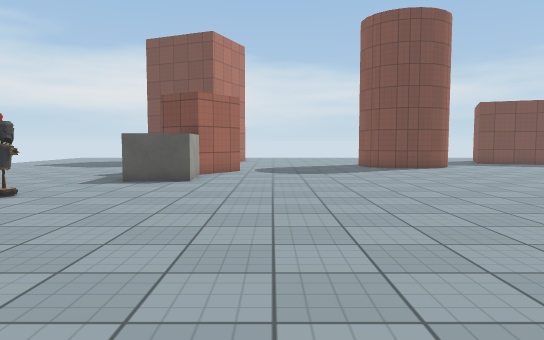
View 1 (above)

19 first-person views from a walk through a 3-D level made in the Unity game engine. The camera is 1.2 m above the floor, tilts 4° down and sees 70° across. The floor is counted in squares, 1 m on a side. Each view is taken from the middle of a square. On the plan, view 1 faces up. The plan holds only what a view shows up to about 15 squares ahead; the rest is blank. The place goes on beyond the plan. The player character is not drawn. Some surface patterns are stand-ins.

View 2
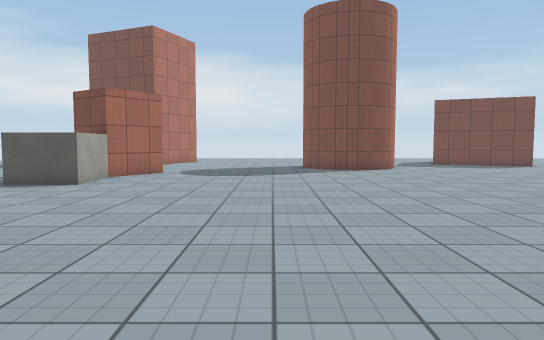

View 3
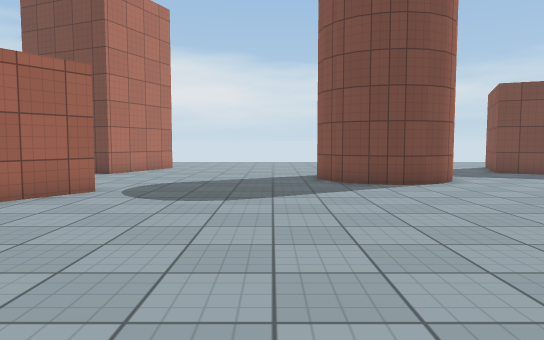

View 4
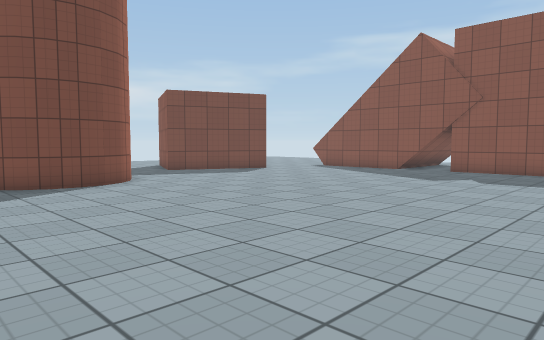

View 5
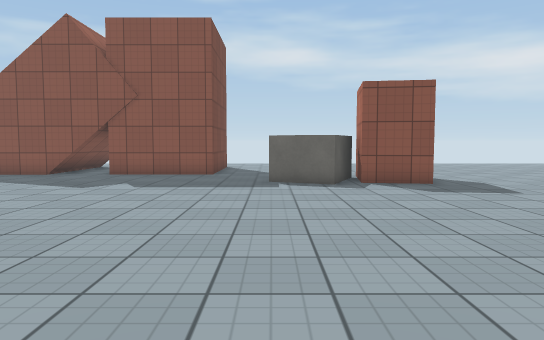

View 6
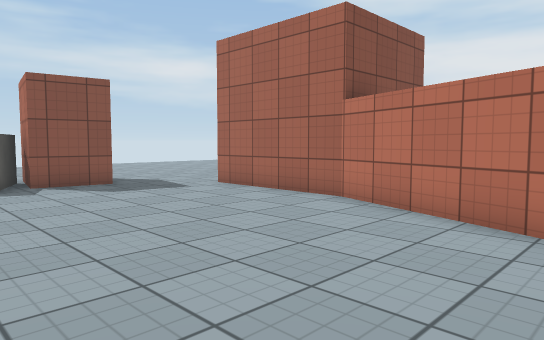

View 7
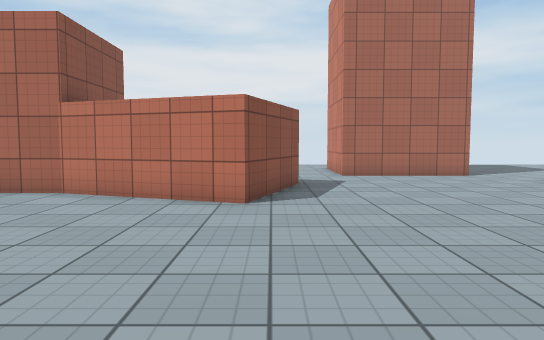

View 8
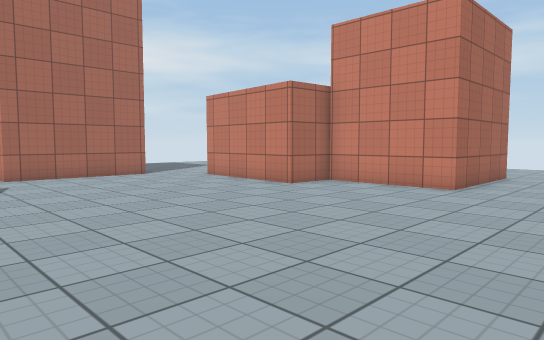

View 9
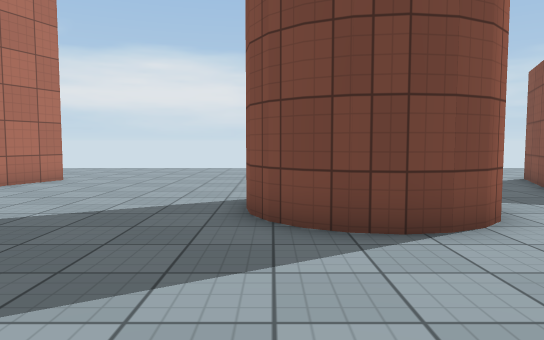

View 10
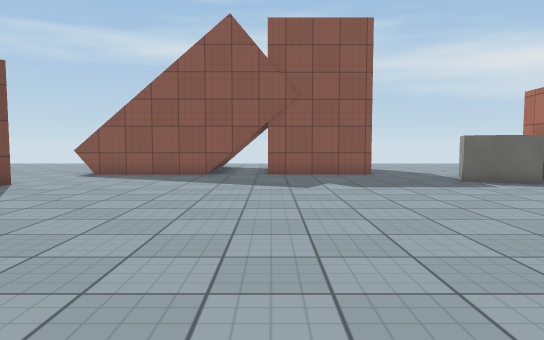

View 11
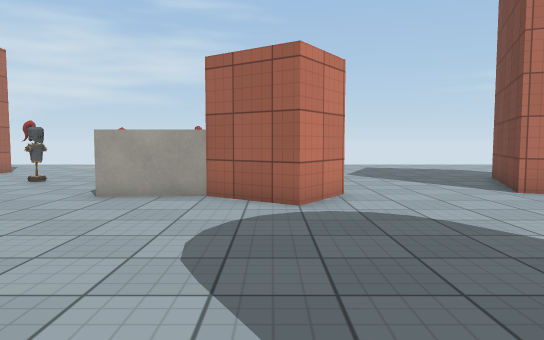

View 12
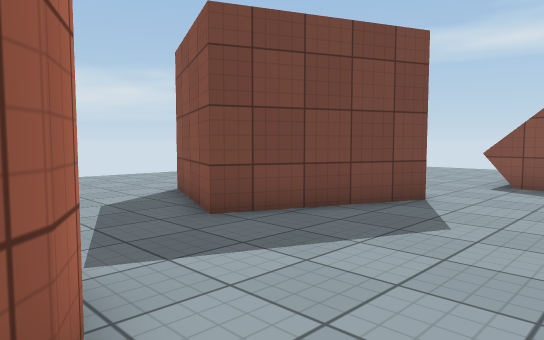

View 13
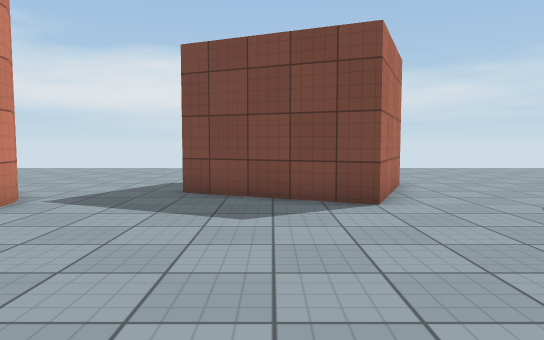

View 14
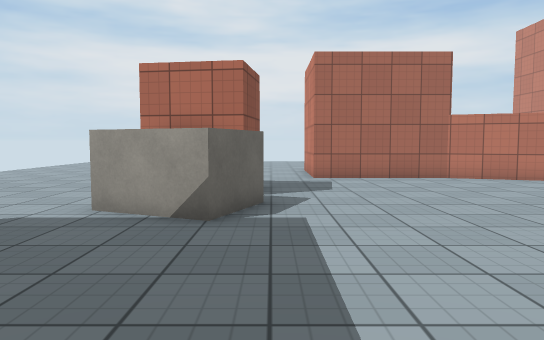

View 15
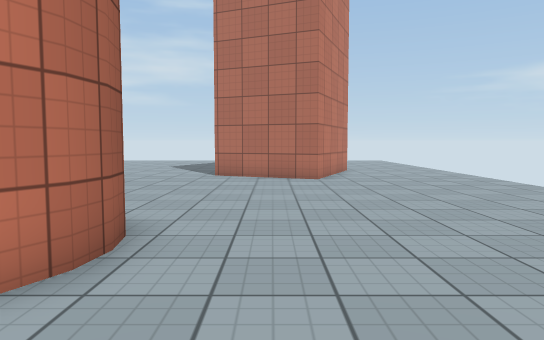

View 16
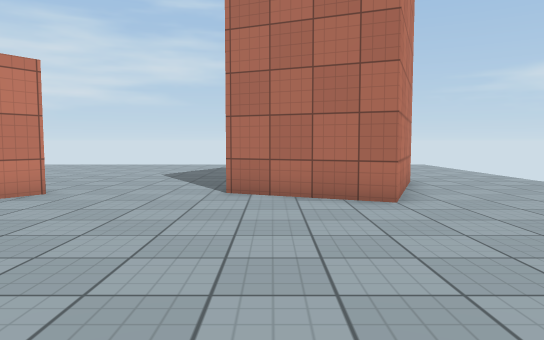

View 17
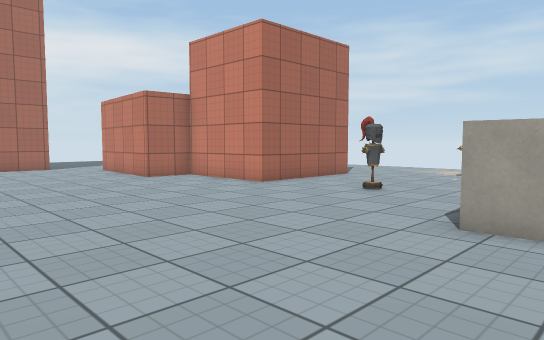

View 18
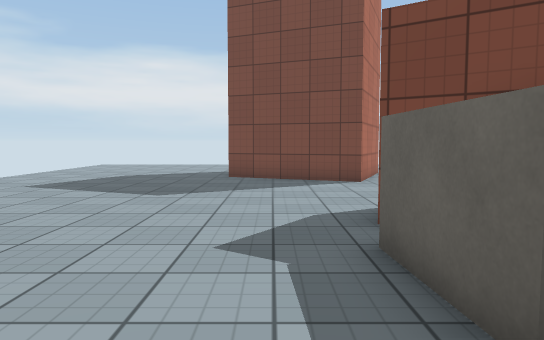

View 19
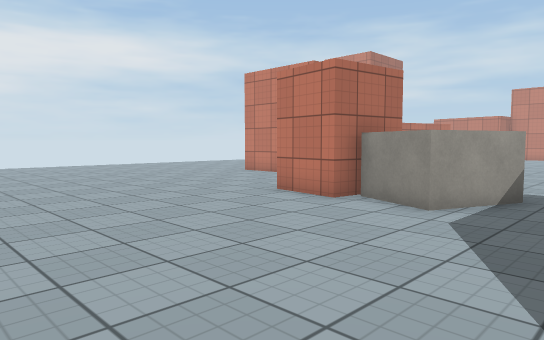

### Floor plan
Points are (right, up) in squares from view 1. A wall is a line through its corners. A room is listed if a view was taken in it or the views show most of it. See-through windows are left out.
Room 1 (views 1, 2, 3, 4, 5, 6, 7, 8, 9, 10, 11, 12, 13, 14, 15, 16, 17, 18)
walls: (6.8, 18) (6, 18.1); (6.1, 18.1) (5.4, 18.4) (5, 18.9) (4.6, 19.5) (4.5, 20.2); (7.5, 18.1) (6.6, 18); (8.9, 19.6) (8.5, 18.9) (8, 18.4) (7.4, 18.1); (8.5, 21.5) (8.8, 20.8) (8.9, 20.1); (6, 22.1) (6.7, 22.2) (7.4, 22.1); (7.3, 22.2) (8, 21.8); (-3.1, 17.7) (-1.4, 16.5) (-2.7, 14.5) (-4.4, 15.7); (19.6, 13.5) (19.6, 20.5); (19.6, 9.1) (19.6, 13.2); (16.3, 2.2) (16.6, 4.3) (19, 4); (4.2, -2.3) (5.5, 1.4) (10, -0.2) (14.6, -0.2); (16.7, 21.9) (16.1, 20.5) (11.9, 22.3) (13.4, 26); (-7.5, 5.4) (-5.2, 5.4) (-5.2, 1.4) (-3.5, 1.3) (-3.8, -3.4); (-4.1, 26.5) (-1.7, 25.5) (-3.3, 21.9) (-7.6, 23.7); (-2.2, -5.1) (2.4, -5.1)
ways out: opening at (-2, -3.3) to room 2; opening at (3.5, -3.5) to room 2; opening at (15.5, 1.5) to room 2; opening at (19, 21) to room 2; opening at (20, 6.5) to room 2; gap at (14, 26) to room 2
objects: other object (-6, 8) to (-6, 9); other object (-5, 12) to (-3, 14); other object (16, 5) to (19, 7)
Room 2 (view 19)
walls: (14.6, -0.2) (14.6, -2); (19, 4) (18.7, 1.8); (2.4, -5.1) (2.4, -6); (17.7, 24.1) (16.7, 21.9)
ways out: opening at (-2, -3.3) to room 1; opening at (3.5, -3.5) to room 1; opening at (15.5, 1.5) to room 1; opening at (19, 21) to room 1; opening at (20, 6.5) to room 1; gap at (14, 26) to room 1

Where each view was taken, in squares from view 1:
view 1: 0 up, 0 right, facing up
view 2: 1 up, 3 right, facing up
view 3: 7 up, 3 right, facing up
view 4: 7 up, 3 right, facing up-right
view 5: 7 up, 5 right, facing right
view 6: 7 up, 5 right, facing down-right
view 7: 9 up, 5 right, facing down
view 8: 9 up, 5 right, facing down-left
view 9: 13 up, 5 right, facing up
view 10: 13 up, 5 right, facing right
view 11: 16 up, 6 right, facing left
view 12: 17 up, 8 right, facing up-right
view 13: 13 up, 14 right, facing up
view 14: 13 up, 16 right, facing down
view 15: 24 up, 11 right, facing left
view 16: 23 up, 6 right, facing left
view 17: 14 up, 3 right, facing down-left
view 18: 10 up, 6 left, facing up
view 19: 9 up, 26 right, facing down-left
